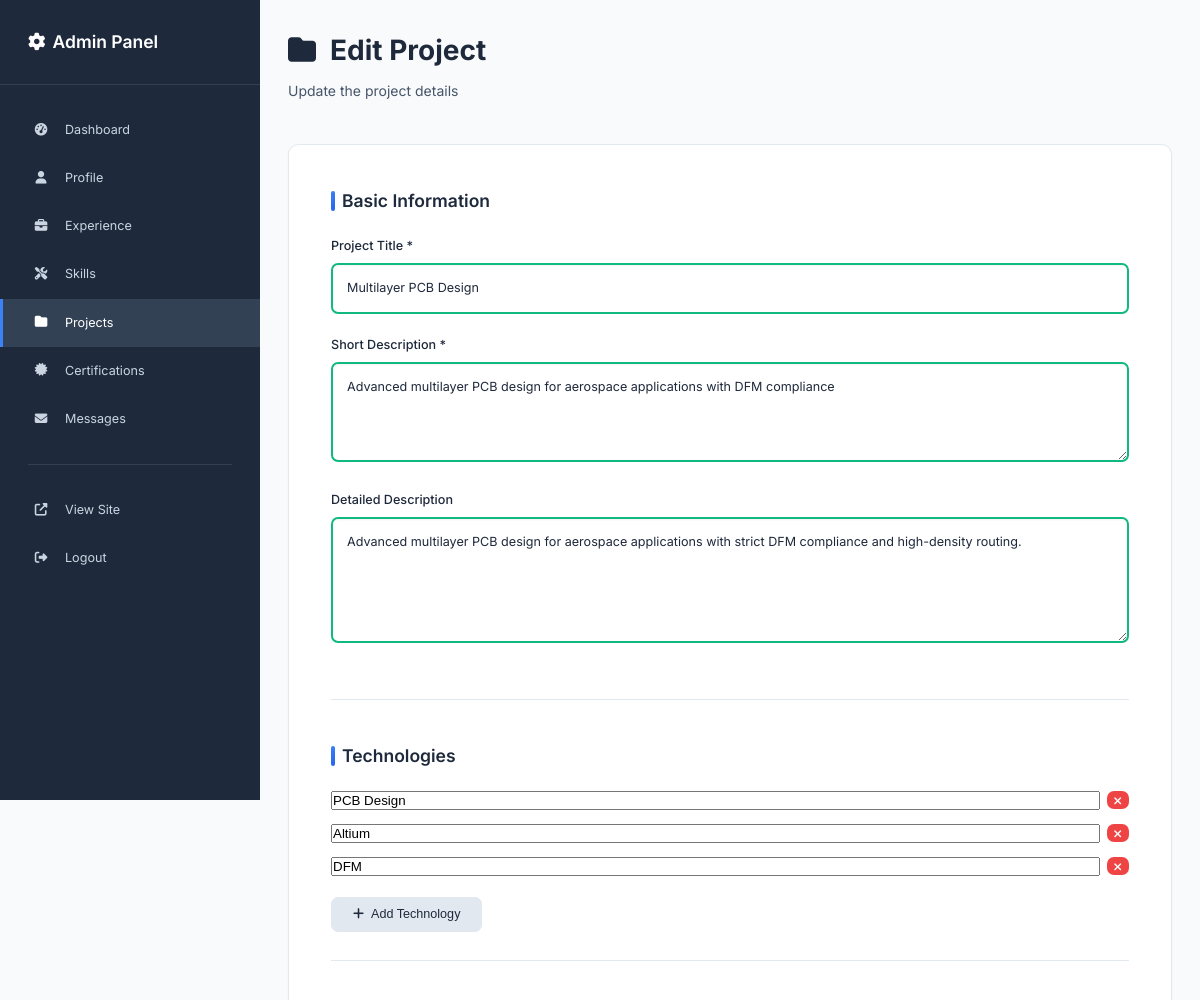
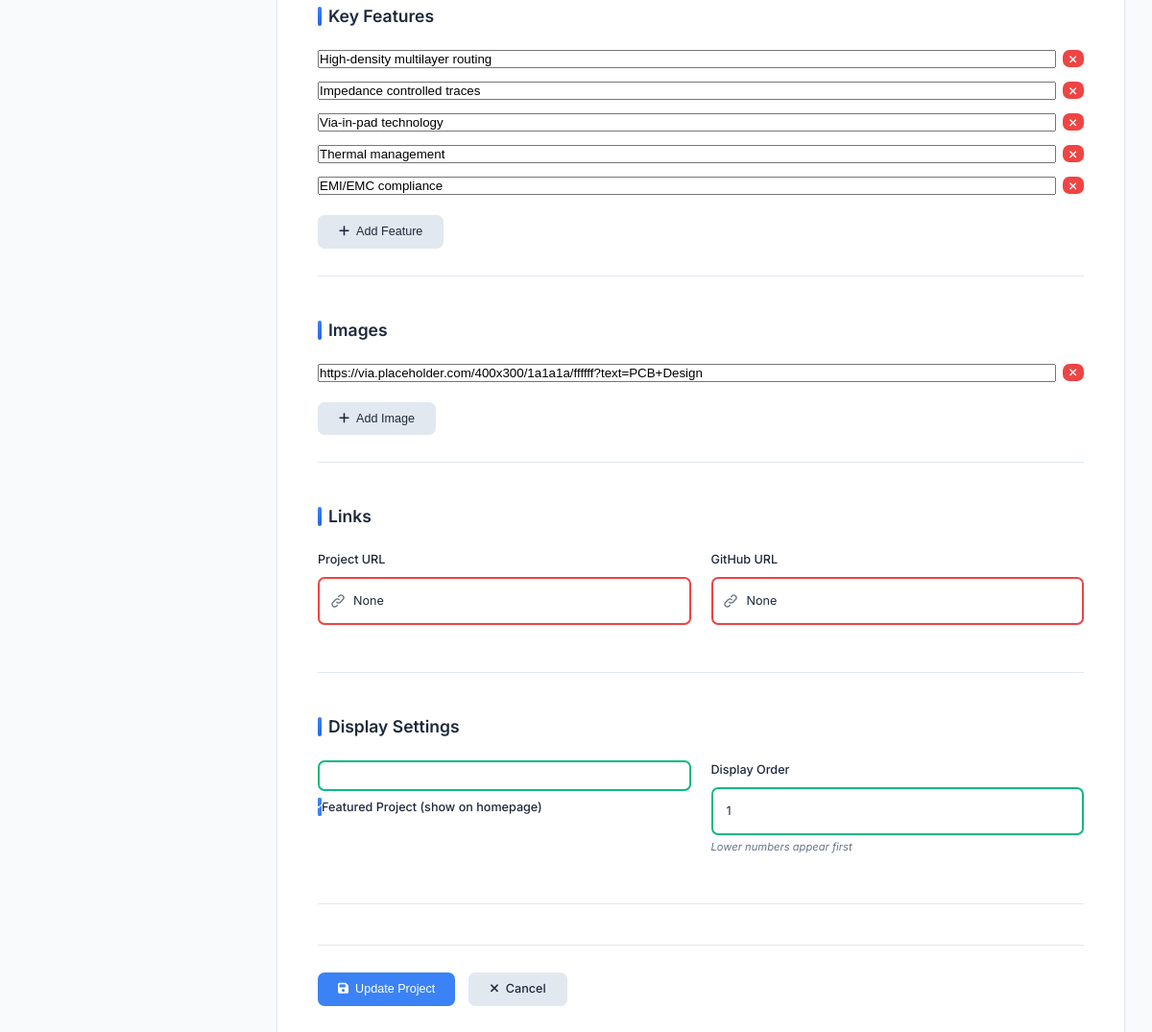
/admin/project/edit/1 (signed in), run on the app's committed database (2 pictures, top to bottom).
### app.py (models this page shows)
class Project(db.Model):
    id = db.Column(db.Integer, primary_key=True)
    title = db.Column(db.String(200), nullable=False)
    description = db.Column(db.Text, nullable=False)
    detailed_description = db.Column(db.Text)
    technologies = db.Column(db.Text)  # JSON string of list
    features = db.Column(db.Text)  # JSON string of list
    images = db.Column(db.Text)  # JSON string of list
    project_url = db.Column(db.String(200))
    github_url = db.Column(db.String(200))
    is_featured = db.Column(db.Boolean, default=False)
    order_index = db.Column(db.Integer, default=0)
    created_at = db.Column(db.DateTime, default=datetime.utcnow)

### app.py (the view, shortened to what this page needs)
@app.route('/admin/project/edit/<int:id>', methods=['GET', 'POST'])
def admin_edit_project(id):
    if not session.get('is_admin'):
        return redirect(url_for('admin_login'))
    project = Project.query.get_or_404(id)
    return render_template('admin/project_form.html', project=project)

### app.py (called while the page is built)
@app.template_filter('from_json')
def from_json_filter(value):
    if value:
        try:
            return json.loads(value)
        except (json.JSONDecodeError, TypeError):
            return []
    return []

### templates/admin/project_form.html (shortened to what this page needs)
{% extends "admin/base.html" %}
{% block content %}
<div class="admin-header">
    <h1>
        <i class="fas fa-folder"></i>
        {{ 'Edit Project' if project else 'Add New Project' }}
    </h1>
    <p>{{ 'Update the project details' if project else 'Add a new portfolio project' }}</p>
</div>
<div class="admin-content">
    <form method="POST" class="admin-form">
        <div class="form-section">
            <h2>Basic Information</h2>
            <div class="form-group">
                <label for="title">Project Title *</label>
                <input type="text" id="title" name="title"
                       value="{{ project.title if project else '' }}" required>
            </div>
            <div class="form-group">
                <label for="description">Short Description *</label>
                <textarea id="description" name="description" rows="3" required
                          placeholder="Brief description for the portfolio grid">{{ project.description if project else '' }}</textarea>
            </div>
            <div class="form-group">
                <label for="detailed_description">Detailed Description</label>
                <textarea id="detailed_description" name="detailed_description" rows="5"
                          placeholder="Detailed description for the project modal">{{ project.detailed_description if project else '' }}</textarea>
            </div>
        </div>
        <div class="form-section">
            <h2>Technologies</h2>
            <div class="dynamic-list" id="technologies-list">
                {% if project and project.technologies %}
                    {% for tech in project.technologies|from_json %}
                    <div class="list-item">
                        <input type="text" name="technologies[]" value="{{ tech }}"
                               placeholder="Enter a technology">
                        <button type="button" class="btn btn-sm btn-danger remove-item">
                            <i class="fas fa-times"></i>
                        </button>
                    </div>
                    {% endfor %}
                {% endif %}
            </div>
            <button type="button" class="btn btn-secondary add-item" data-target="technologies-list">
                <i class="fas fa-plus"></i>
                Add Technology
            </button>
        </div>
        <div class="form-section">
            <h2>Key Features</h2>
            <div class="dynamic-list" id="features-list">
                {% if project and project.features %}
                    {% for feature in project.features|from_json %}
                    <div class="list-item">
                        <input type="text" name="features[]" value="{{ feature }}"
                               placeholder="Enter a key feature">
                        <button type="button" class="btn btn-sm btn-danger remove-item">
                            <i class="fas fa-times"></i>
                        </button>
                    </div>
                    {% endfor %}
                {% endif %}
            </div>
            <button type="button" class="btn btn-secondary add-item" data-target="features-list">
                <i class="fas fa-plus"></i>
                Add Feature
            </button>
        </div>
        <div class="form-section">
            <h2>Images</h2>
            <div class="dynamic-list" id="images-list">
                {% if project and project.images %}
                    {% for image in project.images|from_json %}
                    <div class="list-item">
                        <input type="url" name="images[]" value="{{ image }}"
                               placeholder="Enter image URL">
                        <button type="button" class="btn btn-sm btn-danger remove-item">
                            <i class="fas fa-times"></i>
                        </button>
                    </div>
                    {% endfor %}
                {% endif %}
            </div>
            <button type="button" class="btn btn-secondary add-item" data-target="images-list">
                <i class="fas fa-plus"></i>
                Add Image
            </button>
        </div>
        <div class="form-section">
            <h2>Links</h2>
            <div class="form-row">
                <div class="form-group">
                    <label for="project_url">Project URL</label>
                    <input type="url" id="project_url" name="project_url"
                           value="{{ project.project_url if project else '' }}"
                           placeholder="https://example.com">
                </div>
                <div class="form-group">
                    <label for="github_url">GitHub URL</label>
                    <input type="url" id="github_url" name="github_url"
                           value="{{ project.github_url if project else '' }}"
                           placeholder="https://github.com/username/repo">
                </div>
            </div>
        </div>
        <div class="form-section">
            <h2>Display Settings</h2>
            <div class="form-row">
                <div class="form-group">
                    <label class="checkbox-label">
                        <input type="checkbox" name="is_featured"
                               {{ 'checked' if project and project.is_featured else '' }}>
                        <span class="checkmark"></span>
                        Featured Project (show on homepage)
                    </label>
                </div>
                <div class="form-group">
                    <label for="order_index">Display Order</label>
                    <input type="number" id="order_index" name="order_index"
                           value="{{ project.order_index if project else 0 }}"
                           min="0" placeholder="0">
                    <small>Lower numbers appear first</small>
                </div>
            </div>
        </div>
        <div class="form-actions">
            <button type="submit" class="btn btn-primary">
                <i class="fas fa-save"></i>
                {{ 'Update Project' if project else 'Add Project' }}
            </button>
            <a href="{{ url_for('admin_projects') }}" class="btn btn-secondary">
                <i class="fas fa-times"></i>
                Cancel
            </a>
        </div>
    </form>
</div>
{% endblock %}

### data on the page
Project: title "Multilayer PCB Design", description "Advanced multilayer PCB design for aerospace applications with DFM compliance", detailed_description "Advanced multilayer PCB design for aerospace applications with strict DFM compliance and high-density routing.", project_url "None", github_url "None", order_index "1"

### other printed values
{{ 'Edit Project' if project else 'Add New Project' }} "Edit Project"
{{ 'Update Project' if project else 'Add Project' }} "Update Project"
